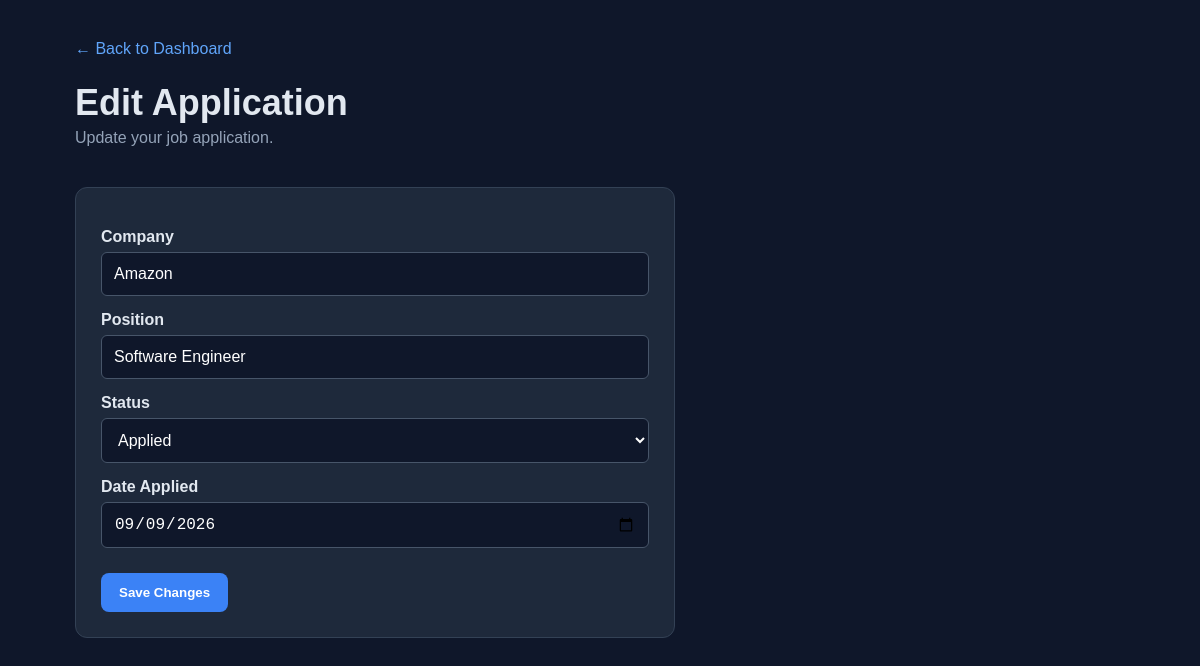
The app's page /edit/4 with its own data.
### tables this page shows
CREATE TABLE applications(
    id INTEGER PRIMARY KEY AUTOINCREMENT,
    company TEXT NOT NULL,
    position TEXT NOT NULL,
    status TEXT NOT NULL,
    date_applied TEXT NOT NULL
    );

### app.py (the view, shortened to what this page needs)
@app.route("/edit/<int:id>", methods=["GET", "POST"])
def edit_application(id):
    conn = sqlite3.connect("careerdash.db")
    conn.row_factory = sqlite3.Row
    application = conn.execute(
        "SELECT * FROM applications WHERE id = ?",
        (id,)
    ).fetchone()
    conn.close()
    return render_template("edit.html", application=application)

### templates/edit.html (shortened to what this page needs)
<!DOCTYPE html>
<html>
<head>
    <link rel="stylesheet" href="{{ url_for('static', filename='style.css') }}">
</head>
<body>
    <div class="container">
        <a href="/" class="back-link">← Back to Dashboard</a>
        <h1>Edit Application</h1>
        <p class="subtitle">Update your job application.</p>
        <form method="POST" class="application-form">
            <label for="company">Company</label>
            <input
                type="text"
                id="company"
                name="company"
                value="{{ application['company'] }}"
                required
            >
            <label for="position">Position</label>
            <input
                type="text"
                id="position"
                name="position"
                value="{{ application['position'] }}"
                required
            >
            <label for="status">Status</label>
            <select id="status" name="status">
                <option value="Applied">Applied</option>
            </select>
            <label for="date_applied">Date Applied</label>
            <input
                type="date"
                id="date_applied"
                name="date_applied"
                value="{{ application['date_applied'] }}"
                required
            >
            <button type="submit" class="save-button">
                Save Changes
            </button>
        </form>
    </div>
</body>
</html>

### static/style.css (style rules this page uses)
* { box-sizing: border-box; }
body { margin: 0; background-color: #0f172a; color: #e2e8f0; font-family: Arial, sans-serif; }
.container { max-width: 1100px; margin: 0 auto; padding: 40px 25px; }
h1 { margin-bottom: 5px; font-size: 36px; }
.subtitle { color: #94a3b8; margin-top: 0; margin-bottom: 40px; }
.application-form { background-color: #1e293b; border: 1px solid #334155; border-radius: 12px; padding: 25px; margin-top: 25px; max-width: 600px; }
.application-form label { display: block; margin-top: 15px; margin-bottom: 6px; font-weight: bold; }
.application-form input, .application-form select { width: 100%; padding: 12px; background-color: #0f172a; border: 1px solid #475569; border-radius: 6px; color: white; font-size: 16px; }
.save-button { margin-top: 25px; background-color: #3b82f6; color: white; border: none; padding: 12px 18px; border-radius: 8px; font-weight: bold; cursor: pointer; }
.back-link { color: #60a5fa; text-decoration: none; }

### records on screen
applications: company "Amazon", position "Software Engineer", date_applied "09/09/2026"
